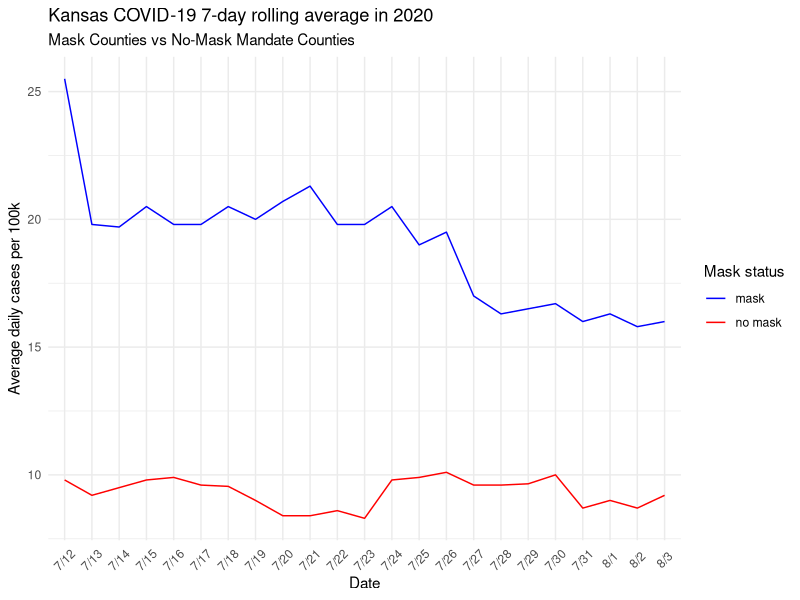
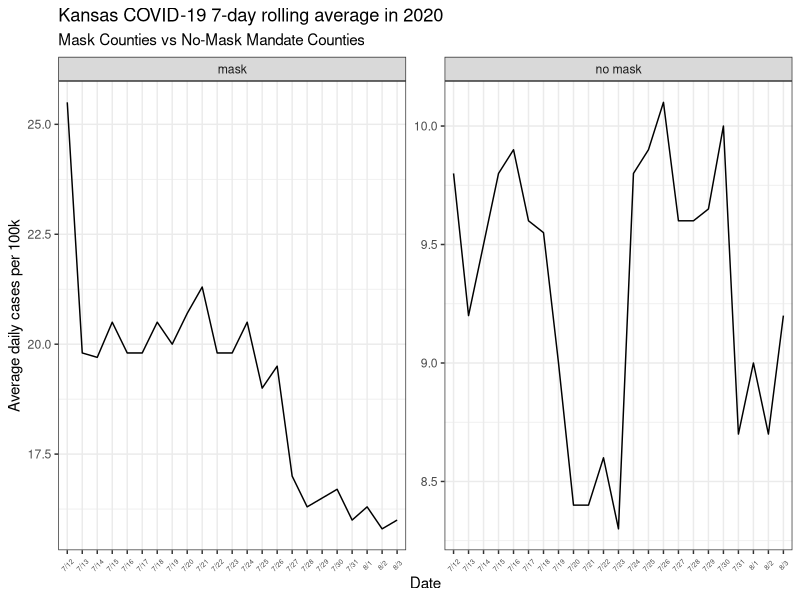
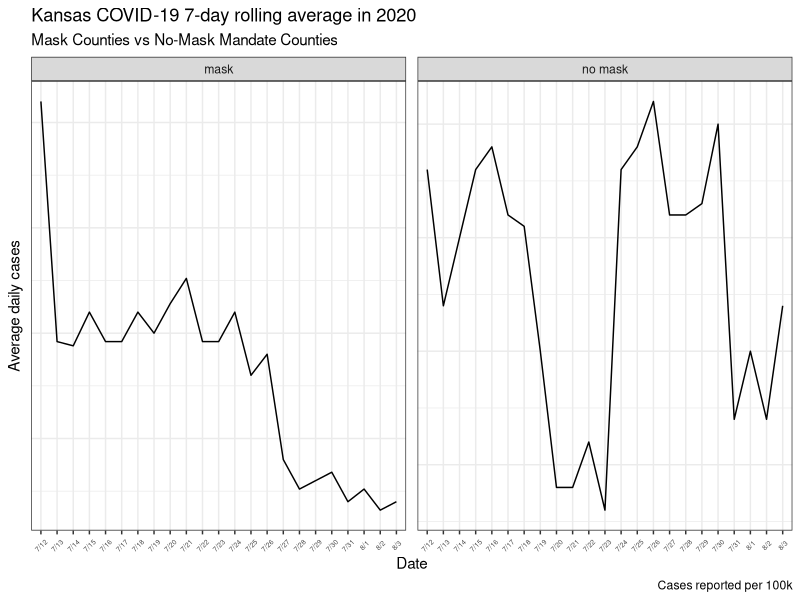

The R source for these figures, in order:
## ---- chunk 1
library(tidyverse)
library(ggplot2)
## ---- chunk 2

Kansas_Mask <- tribble(
  ~date, ~count, ~mask_status,
  "7/12", 25.5, "mask",
  "7/13", 19.8, "mask",
  "7/14", 19.7, "mask",
  "7/15", 20.5, "mask",
  "7/16", 19.8, "mask",
  "7/17", 19.8, "mask",
  "7/18", 20.5, "mask",
  "7/19", 20, "mask",
  "7/20", 20.7, "mask",
  "7/21", 21.3, "mask",
  "7/22", 19.8, "mask",
  "7/23", 19.8, "mask",
  "7/24", 20.5, "mask",
  "7/25", 19, "mask",
  "7/26", 19.5, "mask",
  "7/27", 17, "mask",
  "7/28", 16.3, "mask",
  "7/29", 16.5, "mask",
  "7/30", 16.7, "mask",
  "7/31", 16, "mask",
  "8/1", 16.3, "mask",
  "8/2", 15.8, "mask",
  "8/3", 16, "mask",
  "7/12", 9.8, "no mask",
  "7/13", 9.2, "no mask",
  "7/14", 9.5, "no mask",
  "7/15", 9.8, "no mask",
  "7/16", 9.9, "no mask",
  "7/17", 9.6, "no mask",
  "7/18", 9.55, "no mask",
  "7/19", 9, "no mask",
  "7/20", 8.4, "no mask",
  "7/21", 8.4, "no mask",
  "7/22", 8.6, "no mask",
  "7/23", 8.3, "no mask",
  "7/24", 9.8, "no mask",
  "7/25", 9.9, "no mask",
  "7/26", 10.1, "no mask",
  "7/27", 9.6, "no mask",
  "7/28", 9.6, "no mask",
  "7/29", 9.65, "no mask",
  "7/30", 10, "no mask",
  "7/31", 8.7, "no mask",
  "8/1", 9, "no mask",
  "8/2", 8.7, "no mask",
  "8/3", 9.2, "no mask",
)
Kansas_Mask

## ---- chunk 3

Kansas_Mask %>%
ggplot(aes(
  x = date,
  y = count,
  group = mask_status
))+
  geom_line(aes(color = mask_status))+
  theme_minimal()+
   scale_color_manual(values=c("blue", "red"))+
  labs(
    x = "Date",
    y = "Average daily cases per 100k",
    title = "Kansas COVID-19 7-day rolling average in 2020",
    subtitle = "Mask Counties vs No-Mask Mandate Counties",
    color = "Mask status"
  )+
  theme(axis.text.x = element_text(angle = 45, vjust = 0.5, hjust=.5))

## ---- chunk 4

Kansas_Mask %>%
ggplot(aes(
  x = date,
  y = count,
  group = mask_status,
))+
  facet_wrap(~mask_status, scales = "free")+
  scale_color_manual(values = c("green4","red")) +
  geom_line()+
  theme_bw()+
  labs(
    x = "Date",
    y = "Average daily cases per 100k",
    title = "Kansas COVID-19 7-day rolling average in 2020",
    subtitle = "Mask Counties vs No-Mask Mandate Counties",
    color = "Mask status"
  )+
  theme(axis.text.x = element_text(angle = 45, vjust = 0.5, hjust=.5, size = 5))

## ---- chunk 5


Kansas_Mask %>%
ggplot(aes(
  x = date,
  y = count,
  group = mask_status,
))+
  facet_wrap(~mask_status, scales = "free")+
  scale_color_manual(values = c("green4","red")) +
  geom_line()+
  theme_bw()+
  labs(
    x = "Date",
    y = "Average daily cases",
    title = "Kansas COVID-19 7-day rolling average in 2020",
    subtitle = "Mask Counties vs No-Mask Mandate Counties",
    color = "Mask status",
    caption = "Cases reported per 100k"
  )+
 theme(axis.text.x = element_text(angle = 45, vjust = 0.5, hjust=.5, size = 5),
        axis.text.y=element_blank(),
        axis.ticks.y = element_blank())


